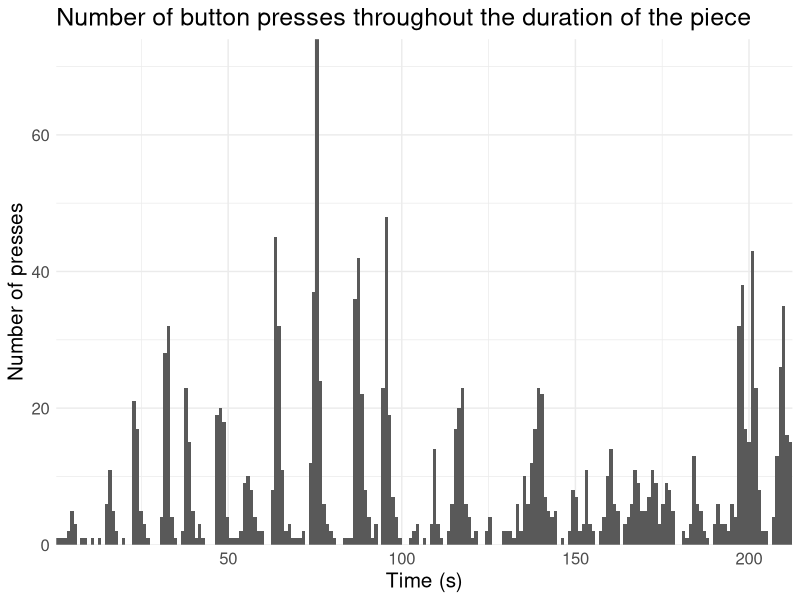
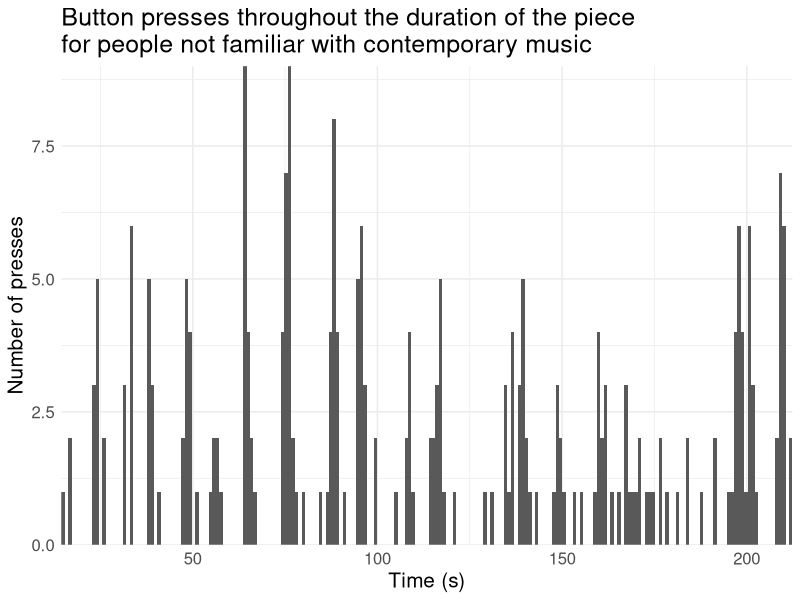
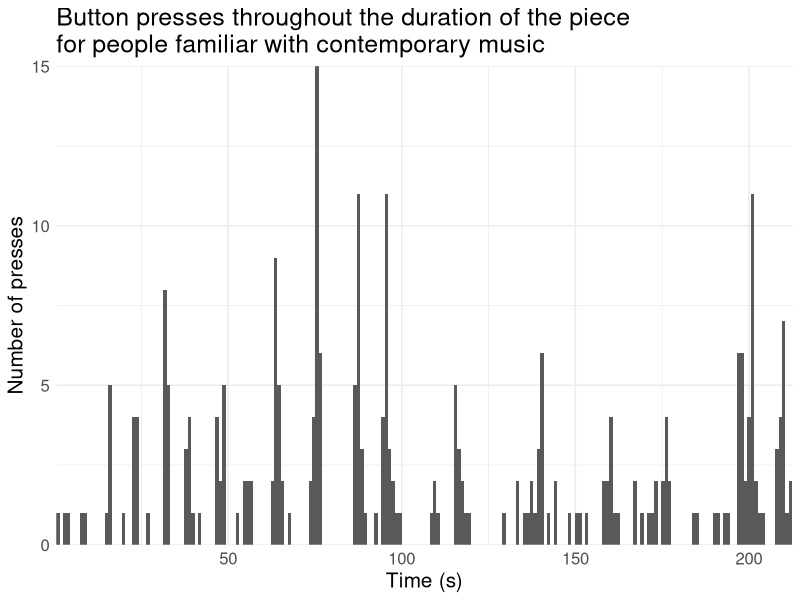

Generate these figures, in order, with R: (Note: this script raises an error after producing the figures.)
library(tidyverse)
library(readxl)

raw_data <- read_excel("raw_data/raw_data.xlsx") 

raw_data <- raw_data %>% 
  select(randomId, musicTraining, post_familiar, c("...37":"...58")) 

names_list <- NULL
for (i in 1:21) {
  names_list <- c(names_list, paste0("point_",i))
}

colnames(raw_data) <- c("ID", "music_training", "post_familiar", "start", names_list)

# recode 10+ as 11
raw_data <- raw_data %>%
  mutate(music_training = recode(music_training, "10+" = "11"))

tidy_data <- raw_data %>% 
  repair_names() %>% 
  separate("start", into = c("start_time", NA), sep = ";;") %>%
  mutate(start_time = as.integer(start_time)) %>%
  gather(key = "point", value = "value", names_list)

# remove error presses, presses beyond the end of the performance, baseline for
# start time, remove the string ";;finish" indicating last button press and 
# remove mispresses after the end of the piece
tidy_data_filtered <- tidy_data %>%
  filter(!str_detect(value, "error")) %>%
  mutate_all(~gsub(";;finish", "", .)) %>%
  mutate(start_time = as.integer(start_time)) %>%
  mutate(value = as.integer(as.integer(value) - start_time)) %>%
  mutate(time = as.integer(as.integer(value)/1000)) %>%
  filter(time < 5e+02)

# Plot first histogram 
tidy_data_filtered %>%
  filter(time < 213) %>%
  ggplot(aes(x = time)) +
  geom_histogram(bins = 213) +
  labs(title = "Number of button presses throughout the duration of the piece",
       x = "Time (s)", 
       y = "Number of presses") +
  theme_minimal() +
  theme(text = element_text(size = 15)) +
  scale_x_continuous(expand = c(0, 0)) + 
  scale_y_continuous(expand = c(0, 0))

tidy_data$music_training <- as.integer(tidy_data$music_training)
tidy_data_filtered$music_training <- as.integer(tidy_data_filtered$music_training)

# rename post_familiar as unfamiliar if 1,2,3 and familiar if 5,6,7
tidy_data_filtered %>%
  filter(!is.na(post_familiar)) %>%
  mutate(post_familiar = as.integer(post_familiar)) %>%
  mutate(post_familiar = as_factor(ifelse(post_familiar < 4, "not_familiar", "familiar"))) %>%
  filter(time < 213) %>%
  group_by(post_familiar, time) %>%
  count() %>%
  arrange(-n)

# Plot button press for people not familiar with contemporary music
tidy_data_filtered %>%
  filter(!is.na(post_familiar)) %>%
  mutate(post_familiar = as.integer(post_familiar)) %>%
  mutate(post_familiar = as_factor(ifelse(post_familiar < 4, "not_familiar", "familiar"))) %>%
  filter(time < 213) %>%
  filter(post_familiar == "not_familiar") %>%
  ggplot(aes(x = time)) +
  geom_histogram(bins = 213) +
  labs(title = "Button presses throughout the duration of the piece\nfor people not familiar with contemporary music",
       x = "Time (s)", 
       y = "Number of presses") +
  theme_minimal() +
  theme(text = element_text(size = 15)) +
  scale_x_continuous(expand = c(0, 0)) + 
  scale_y_continuous(expand = c(0, 0)) 

# Plot button press for people  familiar with contemporary music
tidy_data_filtered %>%
  filter(!is.na(post_familiar)) %>%
  mutate(post_familiar = as.integer(post_familiar)) %>%
  mutate(post_familiar = as_factor(ifelse(post_familiar < 4, "not_familiar", "familiar"))) %>%
  filter(time < 213) %>%
  filter(post_familiar == "familiar") %>%
  ggplot(aes(x = time)) +
  geom_histogram(bins = 213) +
  labs(title = "Button presses throughout the duration of the piece\nfor people familiar with contemporary music",
       x = "Time (s)", 
       y = "Number of presses") +
  theme_minimal() +
  theme(text = element_text(size = 15)) +
  scale_x_continuous(expand = c(0, 0)) + 
  scale_y_continuous(expand = c(0, 0)) 

# Top tap points
tidy_data_filtered %>%
  filter(!is.na(post_familiar)) %>%
  mutate(post_familiar = as.integer(post_familiar)) %>%
  mutate(post_familiar = as_factor(ifelse(post_familiar < 4, "not_familiar", "familiar"))) %>%
  filter(time < 213) %>%
  group_by(time, post_familiar) %>%
  tally() %>%
  arrange(- n)

# create long data frame based on 9 segments
ID <- unique(tidy_data_filtered$ID)

seg <- c("Seg1", "Seg2", "Seg3", "Seg4", "Seg5", "Seg6", "Seg7", "Seg8", "Seg9",
         "Seg10", "Seg11", "Seg12", "Seg13", "Seg14", "Seg15", "Seg16", "Seg17",
         "Seg18", "Seg19", "Seg20", "Seg21")

my_df <- expand_grid(ID, seg)

#my_df$press <- NA

music_data <- tidy_data_filtered %>%
  select(c(ID, music_training)) %>%
  distinct(ID, .keep_all = TRUE)
  
my_df <- left_join(my_df, music_data , by = "ID")

# name segments so the are of the range segment change +2 second

tidy_data_filtered$seg <- "0"
tidy_data_filtered[tidy_data_filtered$time > 7.10 & tidy_data_filtered$time < 9.12,]$seg <- "Seg1"
tidy_data_filtered[tidy_data_filtered$time > 13.97 & tidy_data_filtered$time < 15.99,]$seg <- "Seg2"
tidy_data_filtered[tidy_data_filtered$time > 15.69 & tidy_data_filtered$time < 17.71,]$seg <- "Seg3"
tidy_data_filtered[tidy_data_filtered$time > 22.86 & tidy_data_filtered$time < 24.88,]$seg <- "Seg4"
tidy_data_filtered[tidy_data_filtered$time > 23.845 & tidy_data_filtered$time < 25.865,]$seg <- "Seg5"
tidy_data_filtered[tidy_data_filtered$time > 24.51 & tidy_data_filtered$time < 26.53,]$seg <- "Seg6"
tidy_data_filtered[tidy_data_filtered$time > 33.375 & tidy_data_filtered$time < 35.395,]$seg <- "Seg7"
tidy_data_filtered[tidy_data_filtered$time > 39.04 & tidy_data_filtered$time < 41.06,]$seg <- "Seg8"
tidy_data_filtered[tidy_data_filtered$time > 47.575 & tidy_data_filtered$time < 49.595,]$seg <- "Seg9"
tidy_data_filtered[tidy_data_filtered$time > 55.665 & tidy_data_filtered$time < 57.685,]$seg <- "Seg10"
tidy_data_filtered[tidy_data_filtered$time > 65.285 & tidy_data_filtered$time < 67.305,]$seg <- "Seg11"
tidy_data_filtered[tidy_data_filtered$time > 76.5 & tidy_data_filtered$time < 78.52,]$seg <- "Seg12"
tidy_data_filtered[tidy_data_filtered$time > 88.475 & tidy_data_filtered$time < 90.495,]$seg <- "Seg13"
tidy_data_filtered[tidy_data_filtered$time > 96.995 & tidy_data_filtered$time < 98.015,]$seg <- "Seg14"
tidy_data_filtered[tidy_data_filtered$time > 114.905 & tidy_data_filtered$time < 116.925,]$seg <- "Seg15"
tidy_data_filtered[tidy_data_filtered$time > 116.435 & tidy_data_filtered$time < 118.455,]$seg <- "Seg16"
tidy_data_filtered[tidy_data_filtered$time > 123.72 & tidy_data_filtered$time < 125.74,]$seg <- "Seg17"
tidy_data_filtered[tidy_data_filtered$time > 130.915 & tidy_data_filtered$time < 132.935,]$seg <- "Seg18"
tidy_data_filtered[tidy_data_filtered$time > 142.16 & tidy_data_filtered$time < 144.18,]$seg <- "Seg19"
tidy_data_filtered[tidy_data_filtered$time > 170.365 & tidy_data_filtered$time < 172.385,]$seg <- "Seg20"
tidy_data_filtered[tidy_data_filtered$time > 177.655 & tidy_data_filtered$time < 179.675,]$seg <- "Seg21"

tidy_data_filtered$press <- 1

# Need to check whether more than one press in each segment for each participant - check
# total df size

tidy_data_filtered %>%
  filter(seg != 0) %>%
  group_by(seg, ID) %>%
  tally(press) 

joined_data <- left_join(my_df, select(tidy_data_filtered, 
                                       c("ID", "seg", "press")), by = c("ID", "seg")) 

joined_data[is.na(joined_data$press),]$press <- 0
joined_data$music_training <- as.integer(joined_data$music_training)

write_csv(joined_data, "tidied_data/music_training_plus2s.csv")

# Descriptives
tidy_data_filtered %>%
  filter(seg != 0) %>%
  group_by(seg) %>%
  tally(press) %>%
  arrange(-n) %>%
  top_n(10)
  
# By segment bar plot
joined_data %>%
  group_by(seg, press) %>%
  count() %>%
  filter(press == 1) %>%
  ungroup() %>%
  add_row(seg = "Seg1", press = 1, n = 0) %>%
  add_row(seg = "Seg2", press = 1, n = 0) %>%
  add_row(seg = "Seg4", press = 1, n = 0) %>%
  add_row(seg = "Seg17", press = 1, n = 0) %>%
  mutate(seg, seg = factor(seg, levels = c("Seg1", "Seg2", "Seg3", "Seg4", "Seg5", "Seg6", "Seg7", "Seg8", "Seg9",
                                      "Seg10", "Seg11", "Seg12", "Seg13", "Seg14", "Seg15", "Seg16", "Seg17",
                                      "Seg18", "Seg19", "Seg20", "Seg21"))) %>%
  ggplot(aes(x = seg, y = n)) +
  geom_bar(stat = "identity") +
  theme_minimal() +
  theme(axis.text.x = element_text(angle = 45, hjust = 1)) +
  theme(text = element_text(size = 15)) +
  labs(title = "Clicks per segment",
       x = "Segment Number", 
       y = "Number of Clicks")

# Check to see whether music training predicted tapping vs not tapping at segment boundaries
# Segments 13 and 15 are the key ones
# segment 1
model_seg1 <- glm(press ~ music_training, data = joined_data[joined_data$seg == "Seg1",], family = "binomial")
summary(model_seg1)

# segment 2
model_seg2 <- glm(press ~ music_training, data = joined_data[joined_data$seg == "Seg2",], family = "binomial")
summary(model_seg2)

# segment 3
model_seg3 <- glm(press ~ music_training, data = joined_data[joined_data$seg == "Seg3",], family = "binomial")
summary(model_seg3)

# segment 4
model_seg4 <- glm(press ~ music_training, data = joined_data[joined_data$seg == "Seg14",], family = "binomial")
summary(model_seg4)

# segment 5
model_seg5 <- glm(press ~ music_training, data = joined_data[joined_data$seg == "Seg5",], family = "binomial")
summary(model_seg5)

# segment 6
model_seg6 <- glm(press ~ music_training, data = joined_data[joined_data$seg == "Seg6",], family = "binomial")
summary(model_seg6)

# segment 7
model_seg7 <- glm(press ~ music_training, data = joined_data[joined_data$seg == "Seg7",], family = "binomial")
summary(model_seg7)

# segment 8
model_seg8 <- glm(press ~ music_training, data = joined_data[joined_data$seg == "Seg8",], family = "binomial")
summary(model_seg8)

# segment 9
model_seg9 <- glm(press ~ music_training, data = joined_data[joined_data$seg == "Seg9",], family = "binomial")
summary(model_seg9)

# segment 10
model_seg10 <- glm(press ~ music_training, data = joined_data[joined_data$seg == "Seg10",], family = "binomial")
summary(model_seg10)

# segment 11
model_seg11 <- glm(press ~ music_training, data = joined_data[joined_data$seg == "Seg11",], family = "binomial")
summary(model_seg11)

# segment 12 
model_seg12 <- glm(press ~ music_training, data = joined_data[joined_data$seg == "Seg12",], family = "binomial")
summary(model_seg12)

# segment 13
model_seg13 <- glm(press ~ music_training, data = joined_data[joined_data$seg == "Seg13",], family = "binomial")
summary(model_seg13)

# segment 14
model_seg14 <- glm(press ~ music_training, data = joined_data[joined_data$seg == "Seg14",], family = "binomial")
summary(model_seg14)

# segment 15
model_seg15 <- glm(press ~ music_training, data = joined_data[joined_data$seg == "Seg15",], family = "binomial")
summary(model_seg15)

# segment 16 
model_seg16 <- glm(press ~ music_training, data = joined_data[joined_data$seg == "Seg16",], family = "binomial")
summary(model_seg16)

# segment 17
model_seg17 <- glm(press ~ music_training, data = joined_data[joined_data$seg == "Seg17",], family = "binomial")
summary(model_seg17)

# segment 18
model_seg18 <- glm(press ~ music_training, data = joined_data[joined_data$seg == "Seg18",], family = "binomial")
summary(model_seg18)

# segment 19
model_seg19 <- glm(press ~ music_training, data = joined_data[joined_data$seg == "Seg19",], family = "binomial")
summary(model_seg19)

# segment 20
model_seg20 <- glm(press ~ music_training, data = joined_data[joined_data$seg == "Seg20",], family = "binomial")
summary(model_seg20)

# segment 21
model_seg21 <- glm(press ~ music_training, data = joined_data[joined_data$seg == "Seg21",], family = "binomial")
summary(model_seg21)
